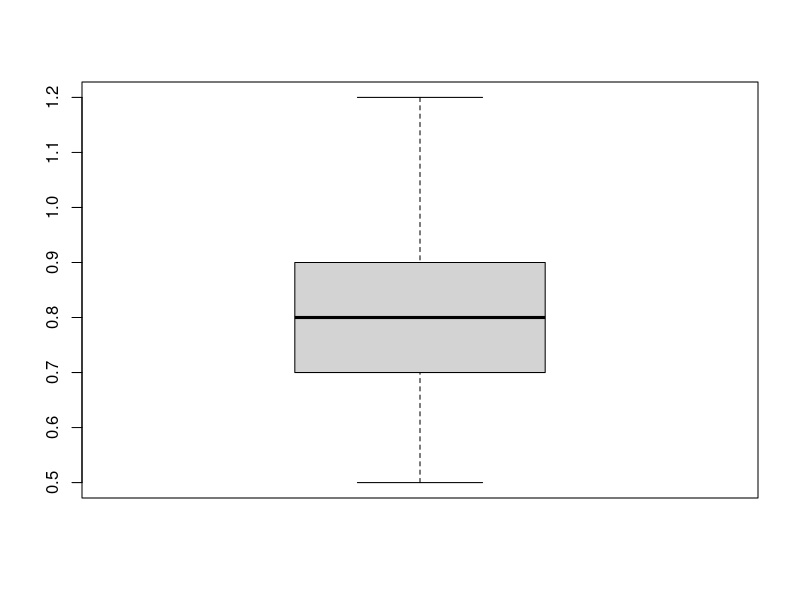
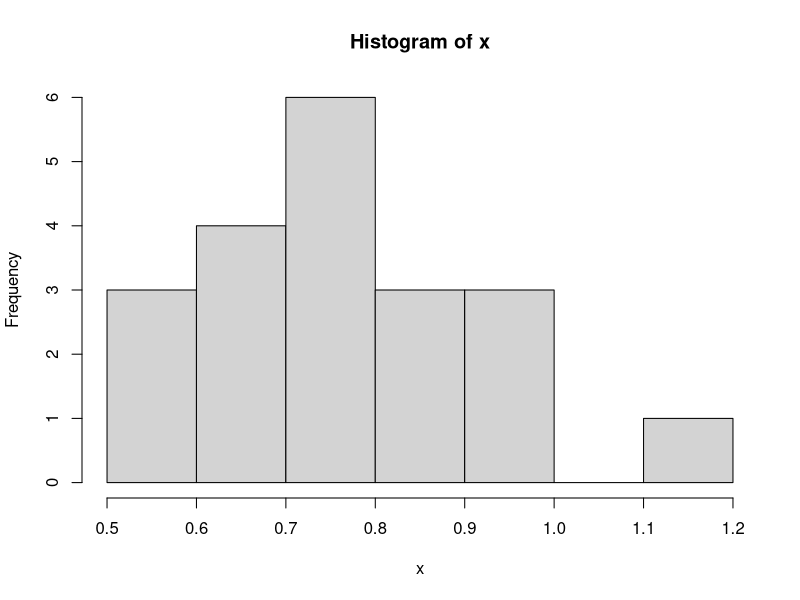
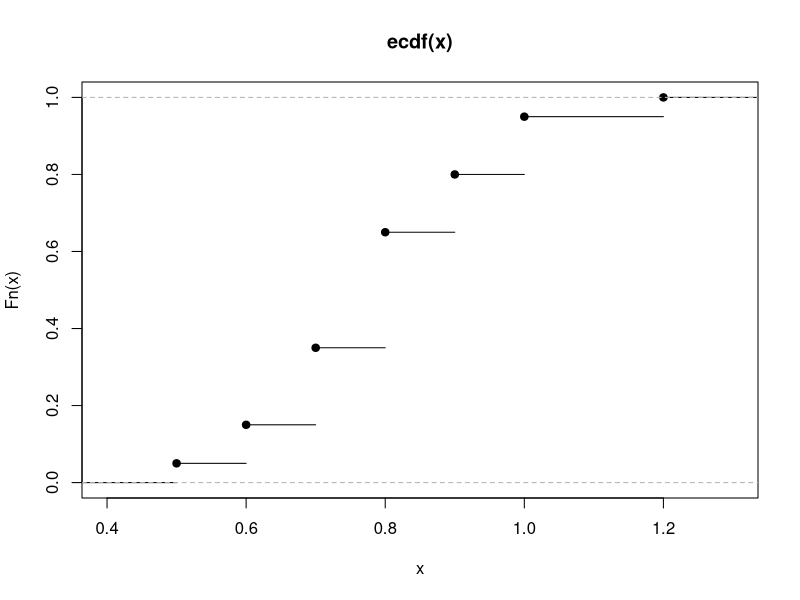
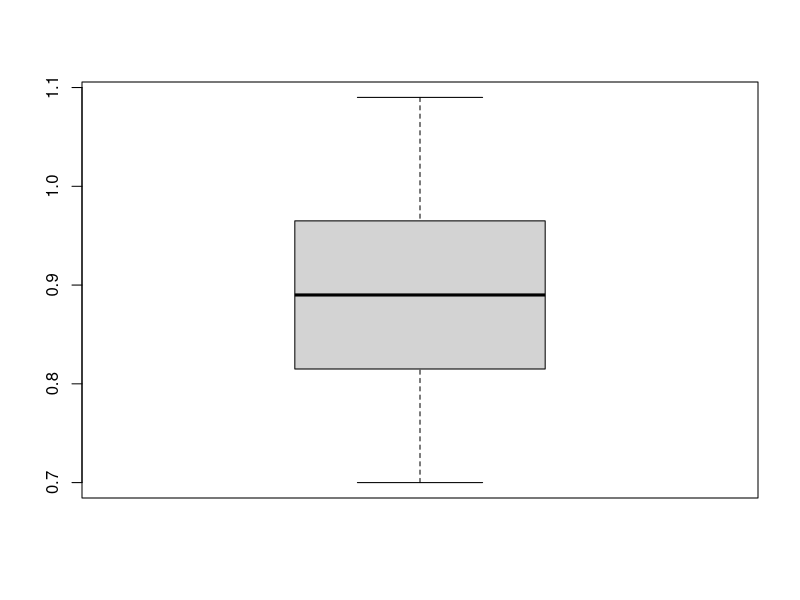
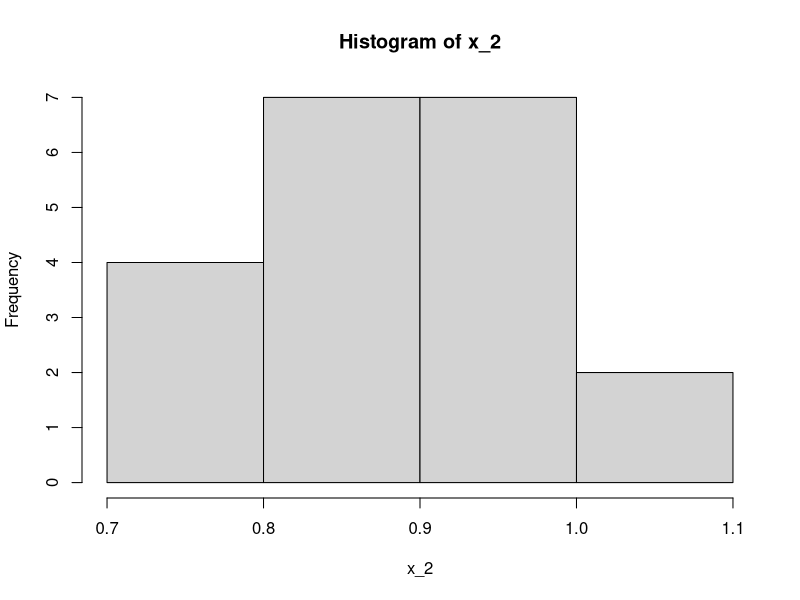
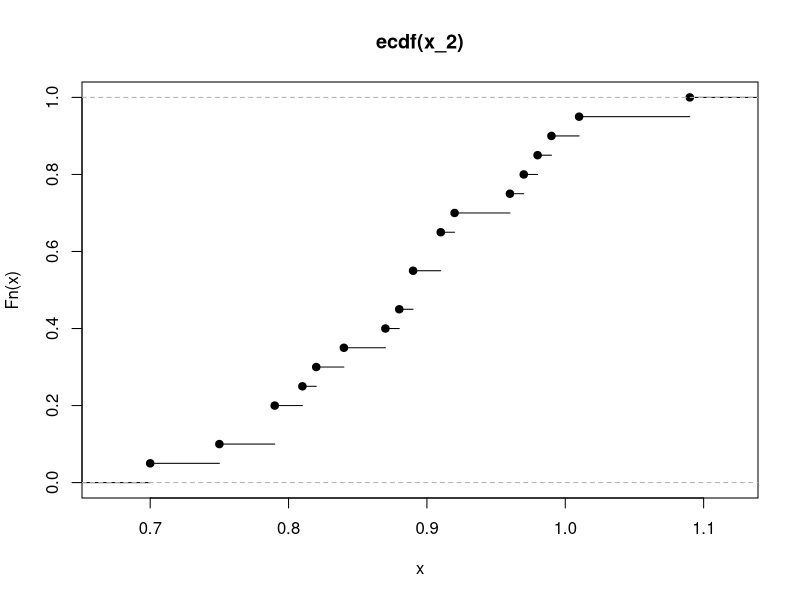
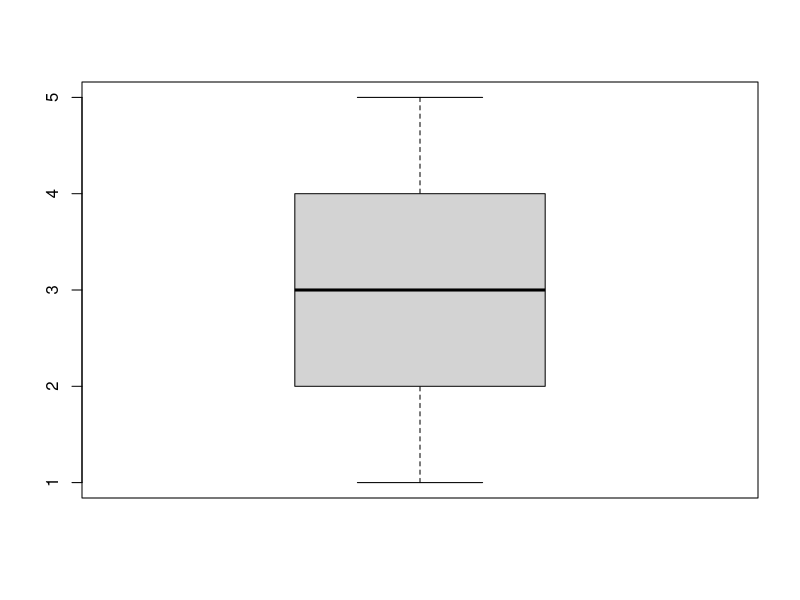
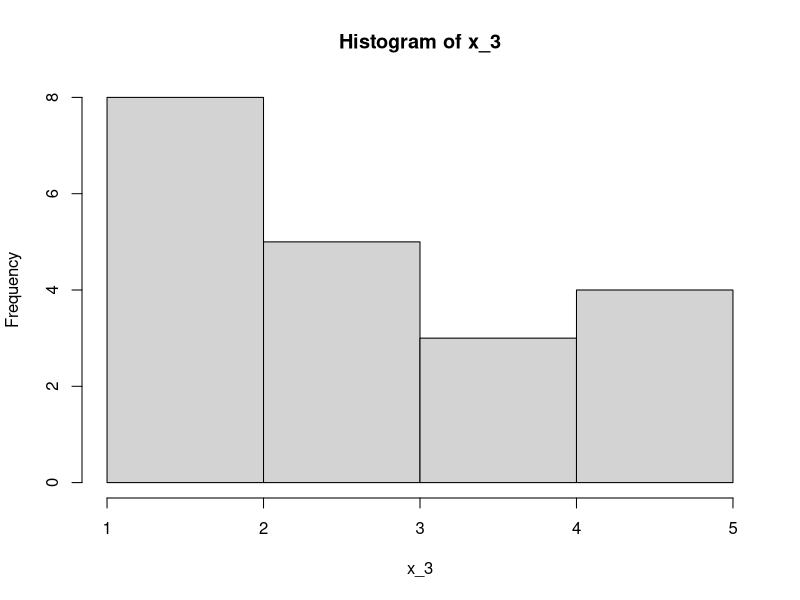

Reproduce these figures in R, in order.
########################################
# Author: Alex Keller
# Date created: 11:22 AM 9/5/2017
# Date last edited: 12:19 PM 9/5/2017
# Semester: Fall2017
# Class: Geog306
# Assignment name: Lab02
########################################

### Question 1
x = c(0.7, 0.9, 0.9, 0.7, 0.8, 0.7, 1.0, 0.8, 0.8, 0.9, 0.7, 1.2, 0.6, 0.5, 0.8, 1.0, 1.0, 0.8, 0.6, 0.8)

## Mean
xbar = mean(x)

## Mode

# This is a function taken from the lab instructions
new_data = x[order(x)]; new_data

myMode <- function(x) {
  z = table(as.vector(x))
  names(z)[z == max(z)]
}

mode = myMode(new_data) 

## Median
median = median(x)

## Range
range = range(x)

## Quantile (technically quartiles)
quantile(x, probs = seq(0.0, 1.0, 0.25))

## Boxplot, histograms, and CDF
boxplot(x)

hist(x, breaks = 5)

plot(ecdf(x)) # Plots the cumulaive distribution function


## Standard deviation
std_dev = sd(x)

## Variance 
variance = std_dev ^ 2

## CV
CV = std_dev / xbar


### Question 2
x_2 = c(0.91, 0.87, 0.97, 0.79,	1.09, 0.96, 0.98, 0.82,	0.84, 0.89, 1.01, 0.92,	0.70, 0.88, 0.91, 0.89, 0.79, 0.81, 0.99, 0.75)

## Mean
xbar_2 = mean(x_2)

## Mode

# This is a function taken from the lab instructions
new_data_2 = x_2[order(x_2)]; new_data_2

mode_2 = myMode(new_data_2) 

## Median
median_2 = median(x_2)

## Range
range_2 = range(x_2)

## Quantile (technically quartiles)
quantile(x_2, probs = seq(0.0, 1.0, 0.25))

## Boxplot, histograms, and CDF
boxplot(x_2)

hist(x_2, breaks = 5)

plot(ecdf(x_2)) # Plots the cumulaive distribution function


## Standard deviation
std_dev_2 = sd(x_2)

## Variance 
variance_2 = std_dev_2 ^ 2

## CV (Coefficient of Variation)
CV_2 = std_dev_2 / xbar_2


### Question 3
x_3 = c(5, 1, 1, 4, 3, 3, 4, 5,	2, 3, 5, 4, 3, 2, 1, 5,	1, 2, 2, 3)

## Mean
xbar_3 = mean(x_3)

## Mode

# This is a function taken from the lab instructions
new_data_3 = x_3[order(x_3)]; new_data_3

mode_3 = myMode(new_data_3) 

## Median
median_3 = median(x_3)

## Range
range_3 = range(x_3)

## Quantile (technically quartiles)
quantile(x_3, probs = seq(0.0, 1.0, 0.25))

## Boxplot, histograms, and CDF
boxplot(x_3)

hist(x_3, breaks = 5)

plot(ecdf(x_3)) # Plots the cumulaive distribution function


## Standard deviation
std_dev_3 = sd(x_3)

## Variance 
variance_3 = std_dev_3 ^ 2

## CV (Coefficient of Variation)
CV_3 = std_dev_3 / xbar_3





















